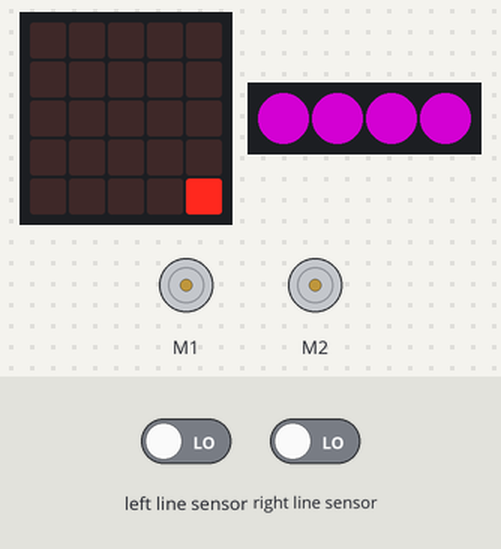
The program below on a simulated BBC micro:bit (MakeCode). Parts: the board's 5×5 LED display, 2 × DC motor (green arrow = forward, orange = backward, longer = faster), 4 RGB LEDs in strip order, left to right. The test bench sets the inputs (shaded band); at power-on: right line sensor LOW, left line sensor LOW. Dim RGB values are drawn brighter than linear.

Above: at 1.6 s.
1.7 s: right line sensor driven HIGH
At 2.8 s:
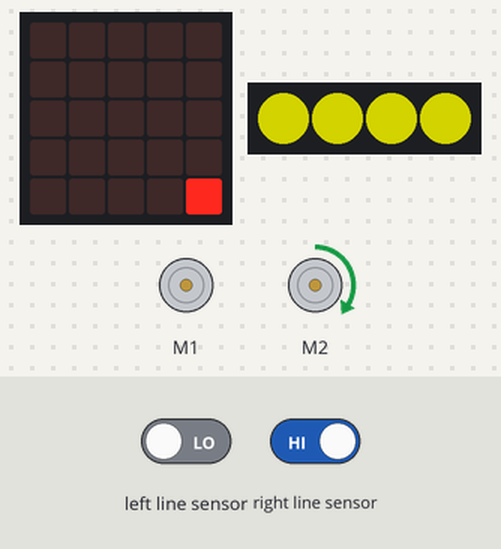
4.7 s: left line sensor driven HIGH
At 6.8 s:
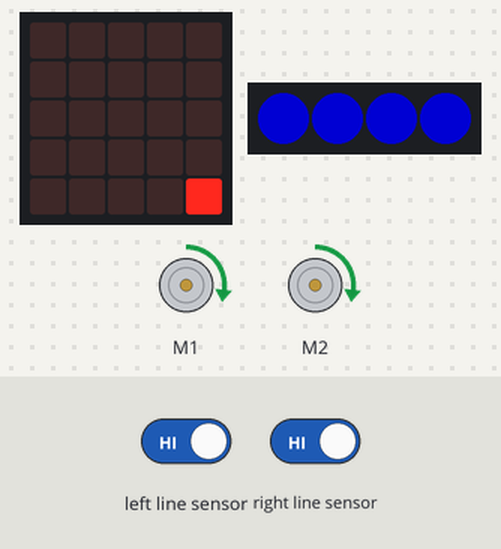
7.7 s: left line sensor driven LOW
At 9.8 s:
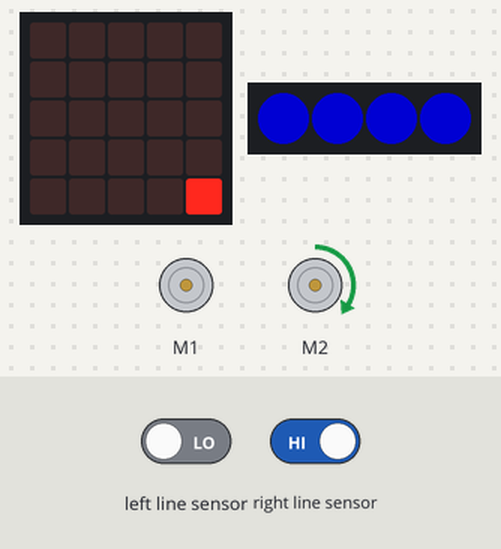
10.7 s: right line sensor driven LOW
At 11.6 s:
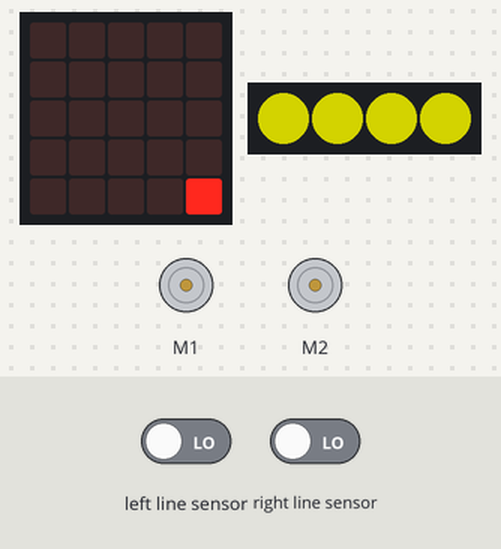
Timing chart, 0 to 14.5 s (numbered marks = the images above; inputs shaded):
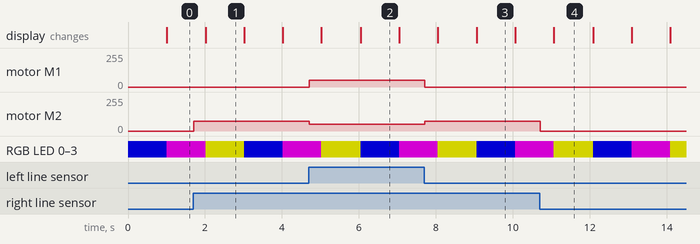

The program:

main.ts
```typescript
let BLUE = 0
let GREEN = 0
let RED = 0
let strip = neopixel.create(DigitalPin.P15, 4, NeoPixelMode.RGB)
basic.forever(function () {
    led.plot(4, 4)
    if (maqueen.readPatrol(maqueen.Patrol.PatrolLeft) == 1 && maqueen.readPatrol(maqueen.Patrol.PatrolRight) == 1) {
        maqueen.motorRun(maqueen.Motors.All, maqueen.Dir.CW, 50)
    } else if (maqueen.readPatrol(maqueen.Patrol.PatrolLeft) == 0 && maqueen.readPatrol(maqueen.Patrol.PatrolRight) == 1) {
        maqueen.motorRun(maqueen.Motors.M1, maqueen.Dir.CW, 0)
        maqueen.motorRun(maqueen.Motors.M2, maqueen.Dir.CW, 75)
    } else if (maqueen.readPatrol(maqueen.Patrol.PatrolLeft) == 1 && maqueen.readPatrol(maqueen.Patrol.PatrolLeft) == 0) {
        maqueen.motorRun(maqueen.Motors.M1, maqueen.Dir.CW, 75)
        maqueen.motorRun(maqueen.Motors.M2, maqueen.Dir.CW, 0)
    } else if (maqueen.readPatrol(maqueen.Patrol.PatrolLeft) == 0 && maqueen.readPatrol(maqueen.Patrol.PatrolRight) == 0) {
        maqueen.motorStop(maqueen.Motors.All)
    }
})
basic.forever(function () {
    RED = 0
    GREEN = 0
    BLUE = 0
    for (let index = 0; index < 1; index++) {
        RED = 1
        BLUE = -1
        strip.showColor(neopixel.rgb(RED, GREEN, BLUE))
        basic.pause(1000)
    }
    for (let index = 0; index < 1; index++) {
        GREEN = 1
        RED = -1
        strip.showColor(neopixel.rgb(RED, GREEN, BLUE))
        basic.pause(1000)
    }
    for (let index = 0; index < 1; index++) {
        BLUE = 1
        GREEN = -1
        strip.showColor(neopixel.rgb(RED, GREEN, BLUE))
        basic.pause(1000)
    }
})
```

test.ts
```typescript
// 테스트는 여기로 이동합니다; 이 패키지가 확장으로 사용될 때 컴파일되지 않을 것 입니다.
```

Measured:
- after the input at 1.7 s, motor M2: stopped → forward 75/255 at once
- after the input at 4.7 s, motor M1: stopped → forward 50/255 at once; motor M2: forward 75/255 → forward 50/255 at once
- after the input at 7.7 s, motor M1: forward 50/255 → stopped at once; motor M2: forward 50/255 → forward 75/255 at once
- after the input at 10.7 s, motor M2: forward 75/255 → stopped at once
- what the display in image 1 shows lasts 1.0 s, from 2.0 s to 3.0 s
